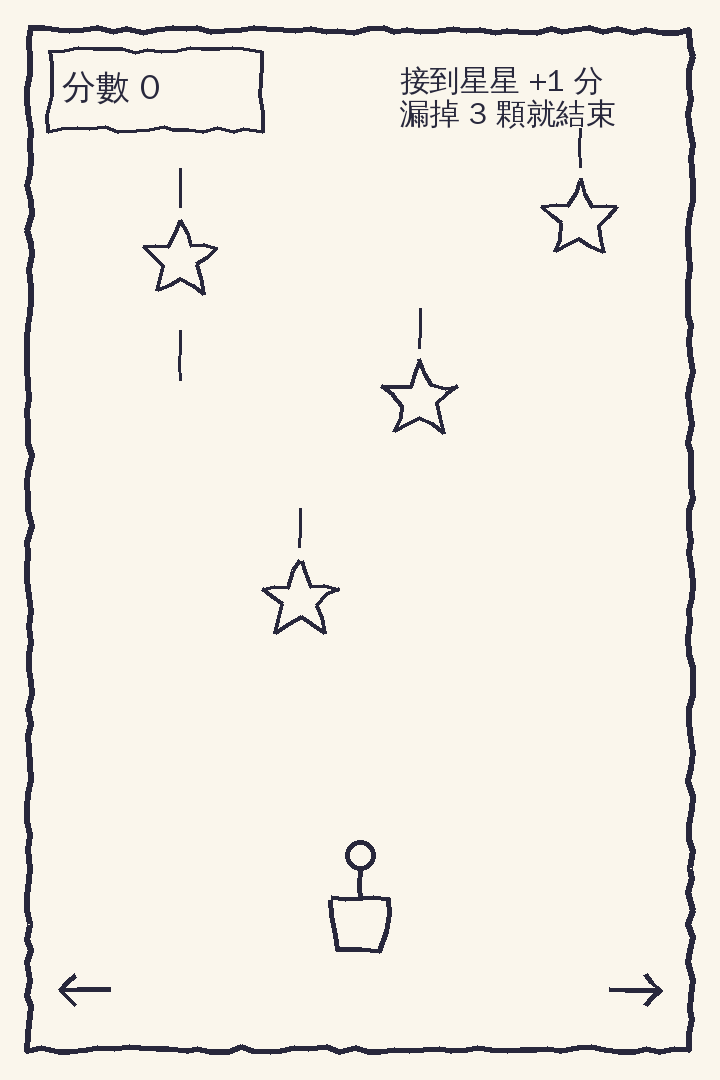
#> input picture videos/caffaine-sketch-game/tests/sketch.png, 720 x 1080 px; its folder holds 6 pictures in this run
$ python make-display.py
#> lines starting #> are read from the running program, lines starting #| are printed output that depends on the picture
# 把實測截圖整理成影片用的圖（public/caffaine-sketch-game/）：只縮圖與加一個圈起來的框，畫面內容不改。
from PIL import Image, ImageDraw
import os
d = os.path.dirname(os.path.abspath(__file__)); o = os.path.join(d, "..", "..", "..", "public", "caffaine-sketch-game"); os.makedirs(o, exist_ok=True)
sk = Image.open(os.path.join(d, "sketch.png")).convert("RGB"); sk.thumbnail((540, 810)); c = Image.new("RGB", (540, 960), (250, 246, 236)); c.paste(sk, (0, (960 - sk.height) // 2)); c.save(os.path.join(o, "sketch.png"), optimize=True)
#> further down, sk is the input picture: PIL image 720x1080 RGB; mean R, G, B 241.3, 237.4, 228.7
#> after `c = Image.new('RGB', (540, 960), (250, 246, 236))`:
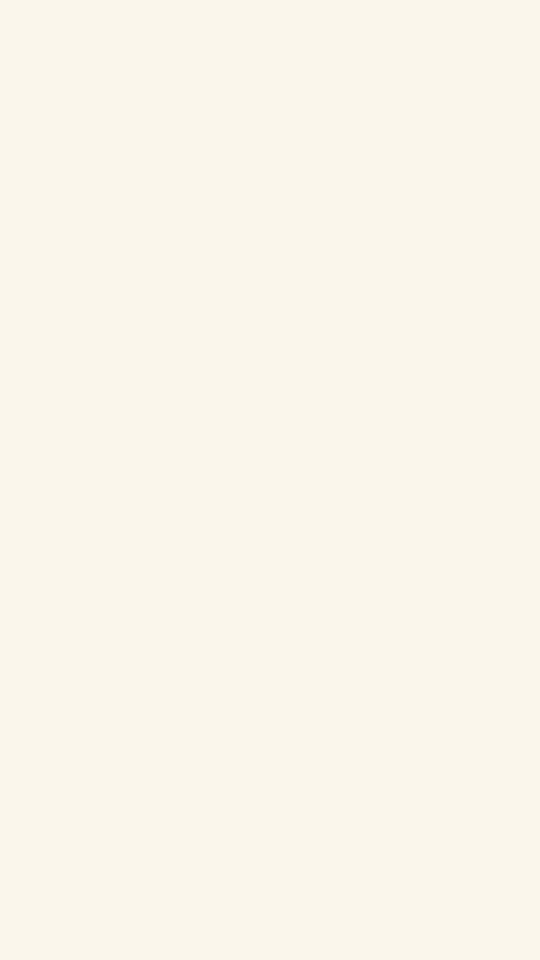
#> c: PIL image 540x960 RGB; mean R, G, B 250, 246, 236
#> after `c.paste(sk, (0, (960 - sk.height) // 2))`:
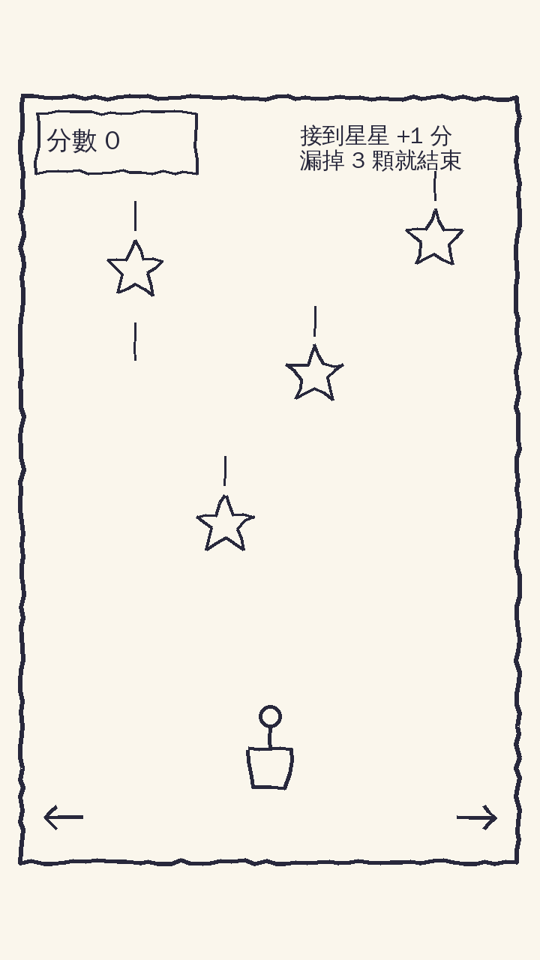
#> c: PIL image 540x960 RGB; mean R, G, B 242.6, 238.8, 229.8
for src, dst in [("01-first-a-start", "first-start"), ("01-first-d-right", "first-play"), ("02-fix-e-later", "fix-end"), ("02-fix-g-sweepend", "fix-score")]:
    Image.open(os.path.join(d, src + ".png")).convert("RGB").save(os.path.join(o, dst + ".png"), optimize=True)
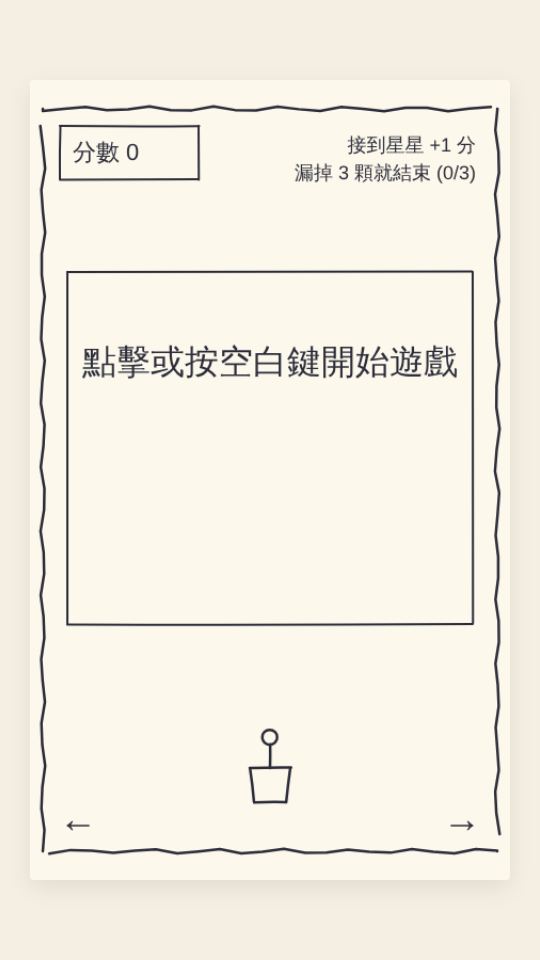
#> input picture videos/caffaine-sketch-game/tests/01-first-a-start.png, 540 x 960 px
#> (the run stopped early here; a loop or call above may not have finished)
